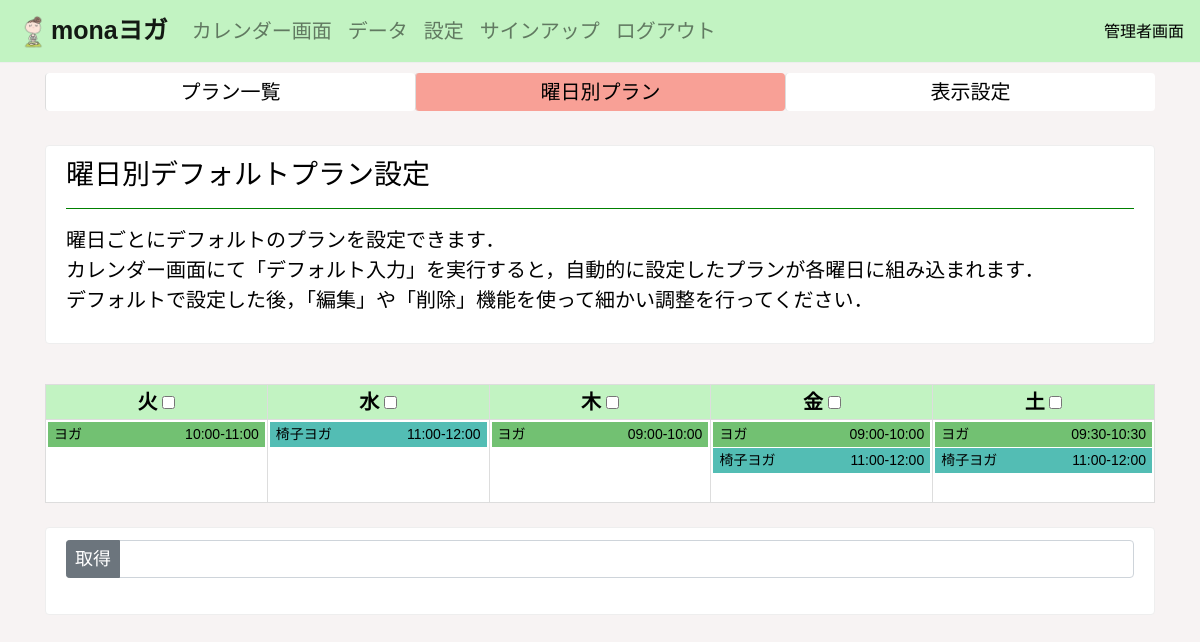
The app's page /calendar_default/ (signed in), older data.
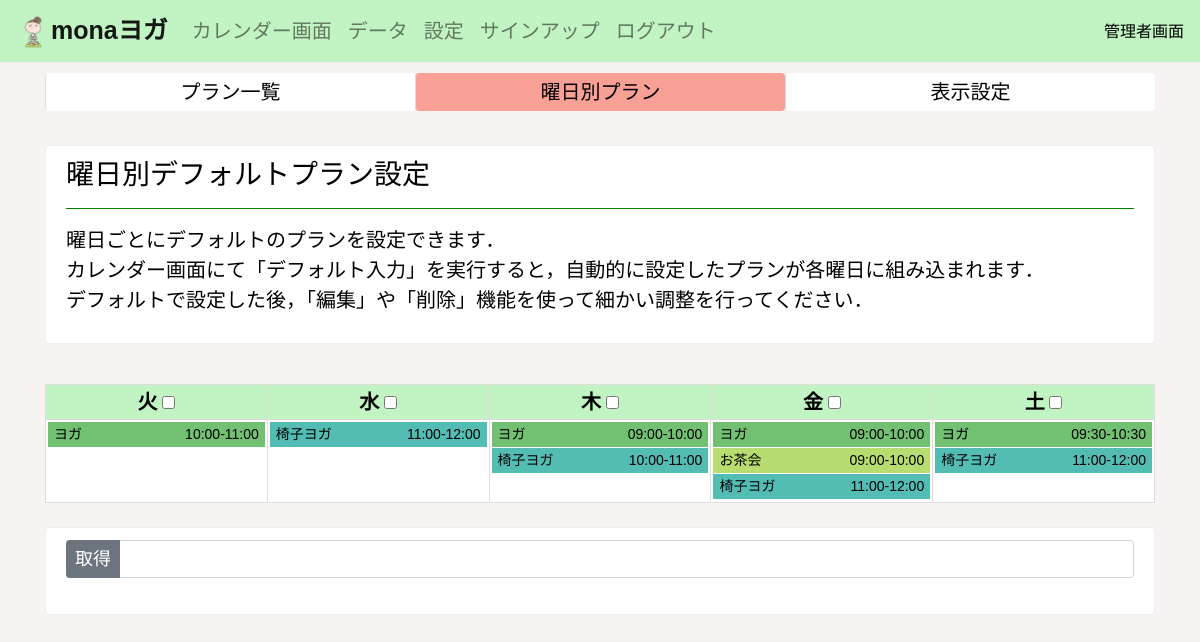
The same page, newer data.
### yogaapp/models.py (models this page shows, shortened)
class WeekdayDefaultModel(models.Model):
    weekday = models.CharField('曜日', max_length=100, default='')
    plan = models.CharField('プラン', max_length=100, default=0)
    time = models.CharField('時間', max_length=50, default='')
    location = models.CharField('場所', max_length=50, default='スタジオ')
    max_book = models.IntegerField('最大予約人数', default=7)
    plan_num = models.IntegerField('モデルナンバー', default=0)

### yogaapp/views/view4.py (the view, shortened to what this page needs)
# urls.py: path('calendar_default/', calendar_dafault_func, name='calendar_default'),
@login_required
def calendar_dafault_func(request):
    weekday_default_model = WeekdayDefaultModel.objects.all().order_by('time')
    monday_plan_list = list(weekday_default_model.filter(weekday='monday'))
    tuesday_plan_list = list(weekday_default_model.filter(weekday='tuesday'))
    wednesday_plan_list = list(weekday_default_model.filter(weekday='wednesday'))
    thursday_plan_list = list(weekday_default_model.filter(weekday='thursday'))
    friday_plan_list = list(weekday_default_model.filter(weekday='friday'))
    saturday_plan_list = list(weekday_default_model.filter(weekday='saturday'))
    plan_list = [monday_plan_list, tuesday_plan_list, wednesday_plan_list, thursday_plan_list, friday_plan_list, saturday_plan_list]
    monday = NoteModel.objects.get(num=0).monday
    weekday_get_list = ['monday', 'tuesday', 'wednesday', 'thursday', 'friday', 'saturday']
    if  monday == 0:
        plan_list.pop(0)
        weekday_get_list.pop(0)
    new_plan_list = []
    for item_list in plan_list:
        if len(item_list) >= 2:
            try:
                plan = sorted(item_list, key = lambda x: x.time)
            except:
                pass
            new_plan_list.append(plan)
        else:
            new_plan_list.append(item_list)
    plan_list = new_plan_list.copy()
    total_checkbox = len(plan_list)
    plan_list = zip(weekday_get_list ,plan_list)
    setting_plan_model = SettingPlanModel.objects.all().order_by('plan_num')
    context = {
        'plan_list': plan_list,
        'monday': monday,
        'total_checkbox': total_checkbox,
        'setting_plan_model': enumerate(setting_plan_model),
        'setting_plan_model2': setting_plan_model
    }
    return render(request, 'weekday_default.html', context)

### templates/weekday_default.html (shortened to what this page needs)
{% extends 'base.html' %}
{% load static %}
{% block customcss %}
<link rel="stylesheet" type="text/css" href="{% static 'book_admin.css' %}">
<link rel="stylesheet" type="text/css" href="{% static 'weekday_default.css' %}">
{% endblock customcss %}
{% block header %}
{% include 'header_admin.html' %}
{% endblock header %}
{% block content %}
<div class="container">
    <div class="order_top" id="order" style="margin-top: 10px; margin-bottom: 10px;">
        <ul class="nav nav-pills">
            <li class="nav-item">
                <a id="callendar" class="nav-link" href="{% url 'setting_plan' %}">プラン一覧</a>
            </li>
            <li class="nav-item" style="background-color: rgb(248, 160, 150);">
                <a id="access" class="nav-link" href="{% url 'calendar_default' %}">曜日別プラン</a>
            </li>
            <li class="nav-item">
                <a id="booked_list" class="nav-link" href="{% url 'note' %}">表示設定</a>
            </li>
        </ul>
    </div>
    <br>
    <div class="alert alert-warning setting" role="alert">
        <h3>曜日別デフォルトプラン設定</h3>
        <hr style="border-color: green;">
        <p>
            曜日ごとにデフォルトのプランを設定できます．<br>
            カレンダー画面にて「デフォルト入力」を実行すると，自動的に設定したプランが各曜日に組み込まれます．<br>
            デフォルトで設定した後，「編集」や「削除」機能を使って細かい調整を行ってください．
        </p>
    </div>
    <br>
    <table width="100%">
        <thead style="background-color: rgb(194, 243, 194);">
            <th>火 <input type="checkbox" class="checks" value="tuesday"></th>
            <th>水 <input type="checkbox" class="checks" value="wednesday"></th>
            <th>木 <input type="checkbox" class="checks" value="thursday"></th>
            <th>金 <input type="checkbox" class="checks" value="friday"></th>
            <th>土 <input type="checkbox" class="checks" value="saturday"></th>
        </thead>
        <tr class="box">
            {% for weekday, plans in plan_list %}
            <th>
                <a href="{% url 'weekday_detail' weekday %}">
                    {% for plan in plans %}
                    <p class="yoga_set yoga{{ plan.plan_num }}">{{ plan.plan}}<span class="hidden">{{ plan.time }}</span></p>
                    {% endfor %}
                </a>
            </th>
            {% endfor %}
        </tr>
    </table>
    <br>
    <div class="alert alert-warning setting" role="alert">
        <form action="" method="POST" name="form1">{% csrf_token %}
            <div class="input-group flex-nowrap">
                <div class="input-group-prepend">
                    <input type="button" class="btn btn-secondary btn-sm" onclick="check_click()" value="取得">
                </div>
                <input type="" class="form-control" placeholder="" id="checked" name="select_days" readonly
                    style="background-color: #fff;">
            </div>
            <br>
        </form>
    </div>
</div>
{% endblock content %}

Row changes from the older to the newer data that the page shows:
added WeekdayDefaultModel: plan "椅子ヨガ", time "10:00-11:00", plan_num 2 (drawn)
added WeekdayDefaultModel: plan "お茶会", time "09:00-10:00", plan_num 3 (drawn)
